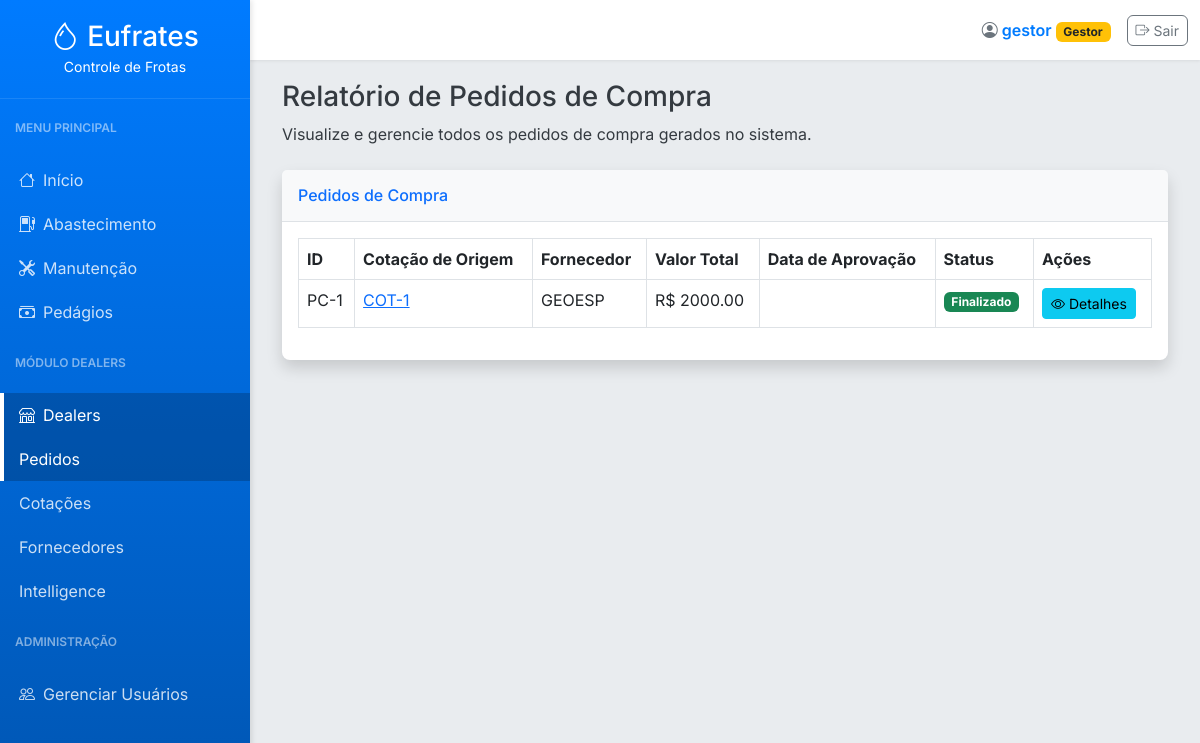
Before: /dealers/pedidos-relatorio (signed in) with the older database file.
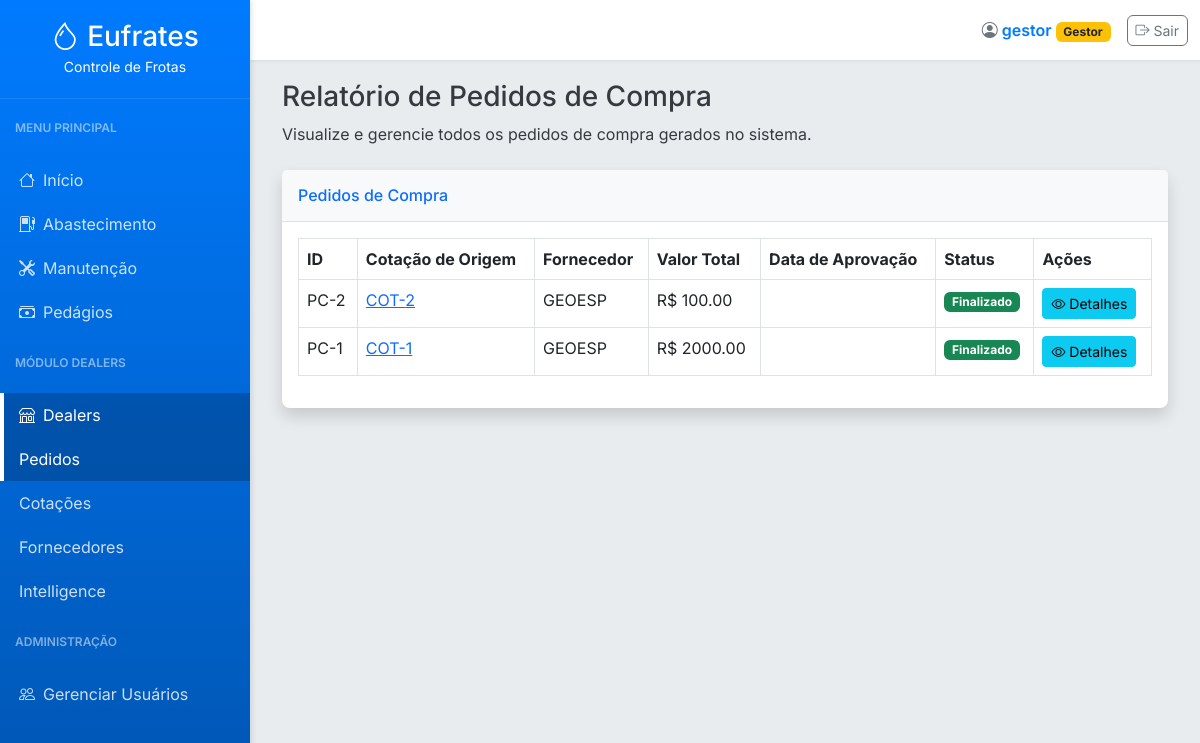
After: the same page with the newer database file.
### tables this page shows
CREATE TABLE pedidos_compra (
                id INTEGER PRIMARY KEY, cotacao_id INTEGER, user_id INTEGER, fornecedor_id INTEGER,
                valor_total REAL, data_abertura TEXT, status TEXT, data_finalizacao TEXT,
                nf_e_chave TEXT, nfs_pdf_path TEXT, data_registro TEXT
            );

CREATE TABLE fornecedores (
        id INTEGER PRIMARY KEY AUTOINCREMENT,
        cnpj TEXT NOT NULL UNIQUE,
        nome TEXT NOT NULL,
        ie TEXT,
        endereco TEXT,
        tipo TEXT,
        contato TEXT,
        data_registro TEXT DEFAULT CURRENT_TIMESTAMP
    );

### app.py (the view)
@app.route('/dealers/pedidos-relatorio')
@login_required
def pedidos_relatorio():
    pedidos_list = obter_pedidos_compra()
    return render_template('pedidos_relatorio.html', active_page='pedidos_compra', pedidos=pedidos_list, filtros={})

### app.py (called while the page is built)
@app.before_request
def load_logged_in_user():
    user_id = session.get('user_id')
    g.user = get_user_by_id(user_id) if user_id else None

def login_required(view):
    @wraps(view)
    def wrapped_view(*args, **kwargs):
        if g.user is None:
            flash('Você precisa estar logado para acessar esta página.', 'warning')
            return redirect(url_for('login'))
        return view(*args, **kwargs)
    return wrapped_view

@app.context_processor
def inject_now():
    return {'now': datetime.now(), 'g': g}

### database.py (called while the page is built)
def get_db_connection():
    conn = sqlite3.connect('abastecimentos.db')
    conn.row_factory = sqlite3.Row
    return conn

def obter_pedidos_compra():
    conn = get_db_connection()
    query = '''
        SELECT
            p.id, p.cotacao_id, p.status, p.data_abertura, p.valor_total,
            f.nome as fornecedor_nome,
            (SELECT COUNT(*) FROM pedido_itens pi WHERE pi.pedido_id = p.id) as total_itens
        FROM pedidos_compra p
        JOIN fornecedores f ON p.fornecedor_id = f.id
        ORDER BY p.data_abertura DESC
    '''
    df = pd.read_sql(query, conn)
    conn.close()
    return df.to_dict('records')

### templates/pedidos_relatorio.html
{% extends "base.html" %}
{% block content %}
<div class="container-fluid">
    <h1 class="h3 mb-2 text-gray-800">Relatório de Pedidos de Compra</h1>
    <p class="mb-4">Visualize e gerencie todos os pedidos de compra gerados no sistema.</p>
    <div class="card shadow mb-4">
        <div class="card-header py-3">
            <h6 class="m-0 font-weight-bold text-primary">Pedidos de Compra</h6>
        </div>
        <div class="card-body">
            <div class="table-responsive">
                <table class="table table-bordered" id="dataTable" width="100%" cellspacing="0">
                    <thead>
                        <tr>
                            <th>ID</th>
                            <th>Cotação de Origem</th>
                            <th>Fornecedor</th>
                            <th>Valor Total</th>
                            <th>Data de Aprovação</th>
                            <th>Status</th>
                            <th>Ações</th>
                        </tr>
                    </thead>
                    <tbody>
                        {% for pedido in pedidos %}
                        <tr>
                            <td>PC-{{ pedido.id }}</td>
                            <td><a href="{{ url_for('cotacao_detalhe', cotacao_id=pedido.cotacao_id) }}">COT-{{ pedido.cotacao_id }}</a></td>
                            <td>{{ pedido.fornecedor_nome }}</td>
                            <td>R$ {{ "%.2f"|format(pedido.valor_total|float) }}</td>
                            <td>{{ pedido.data_aprovacao }}</td>
                            <td>
                                <span class="badge {% if pedido.status == 'Aberto' %}bg-warning text-dark{% elif pedido.status == 'Finalizado' %}bg-success{% else %}bg-secondary{% endif %}">
                                    {{ pedido.status }}
                                </span>
                            </td>
                            <td>
                                <a href="{{ url_for('pedido_detalhe', pedido_id=pedido.id) }}" class="btn btn-info btn-sm">
                                    <i class="bi bi-eye"></i> Detalhes
                                </a>
                            </td>
                        </tr>
                        {% else %}
                        <tr>
                            <td colspan="7" class="text-center">Nenhum pedido de compra encontrado.</td>
                        </tr>
                        {% endfor %}
                    </tbody>
                </table>
            </div>
        </div>
    </div>
</div>
{% endblock %}

Changed rows visible on the page:
added pedidos_compra: id "2", cotacao_id "2", fornecedor_nome "GEOESP", valor_total "100.00", status "Finalizado"
